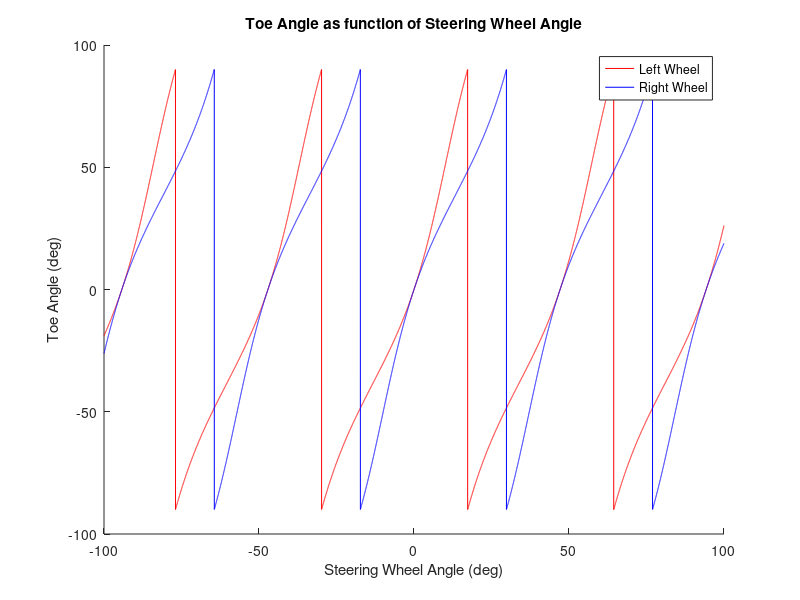
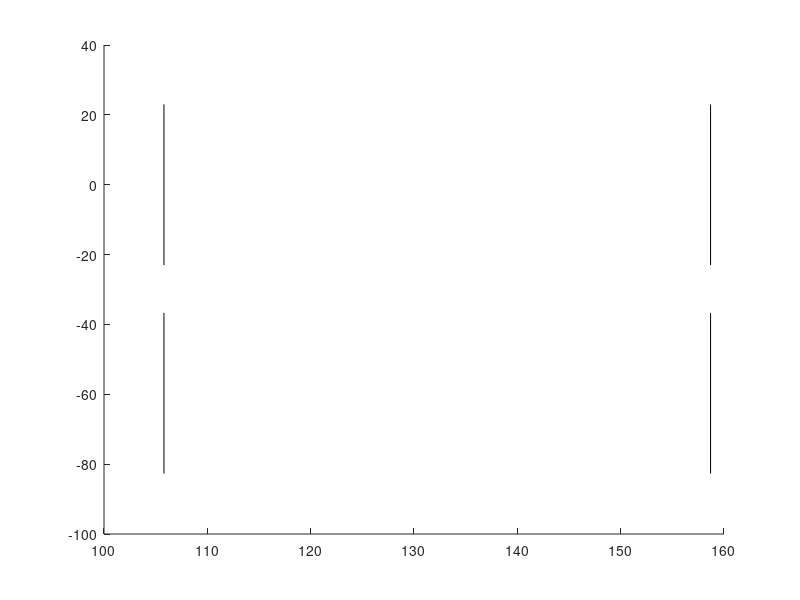

Source code (MATLAB) for these figures, in order: (Note: this script raises an error after producing the figures.)
clear, clc, close all


SR = 15 %steering ratio: given from rack and pinion
Steering_Angle = -100:0.01:100; %degrees: desired for better control? degree value varies based on geomtry
delta_vir = [Steering_Angle/SR]*180/pi; %converted from rad to degree

WB = 59.7; %Wheel Base [inches]
TW = 52.9; %Track Width (For the Front Wheels) [inches]

Left_Wheel_Toe= atand( (WB .*tand(delta_vir)) ./ (WB-0.5 .*TW.*tand(delta_vir)))
Right_Wheel_Toe = atand( (WB .*tand(delta_vir)) ./ (WB+0.5 .*TW.*tand(delta_vir)))
%% FIGURE 1
hold on
plot(Steering_Angle, Left_Wheel_Toe,'r') %Left Wheel - Red
plot(Steering_Angle, Right_Wheel_Toe,'b') %Right Wheel - Blue
title('Toe Angle as function of Steering Wheel Angle');
xlabel('Steering Wheel Angle (deg)');
ylabel('Toe Angle (deg)');
hold off

legend('Left Wheel','Right Wheel');

Left_Wheel = [Left_Wheel_Toe; Steering_Angle]'

%Begin Plotting Wheel
D_Wheel = 23; %[inches]

%Front Wheels, this is what will be animated
%% FIGURE 2
figure(2)
% for n = 1:numel(Left_Wheel_Angle)
%     
%     plot([TW/2 TW/2] , [-D_Wheel D_Wheel])
%     plot([-TW/2 -TW/2] , [-D_Wheel D_Wheel])
%     
% end
hold on

%Location of Car's Wheels (Black)
plot([3*TW 3*TW] , [-D_Wheel D_Wheel], 'k') %Front Right Wheel
plot([2*TW 2*TW] , [-D_Wheel D_Wheel], 'k') %Front Left Wheel
plot([3*TW 3*TW] , [-D_Wheel-WB D_Wheel-WB], 'k') %Back Right Wheel
plot([2*TW 2*TW] , [-D_Wheel-WB D_Wheel-WB], 'k')%Back Left Wheel

%Circle 1 (Left Wheel)
h = animatedline;
ax_x1 = -25*25
ax_x2 = -ax_x1
ax_y1 = -25*25
ax_y2 = -ax_y1
axis([2*ax_x1, 2*ax_x2, 2*ax_y1, 2*ax_y2])
axis('square')
% x = linspace(-70,70,450);

theta = 0:0.005:2*pi;
x = -500+600*cos(theta);
y = -TW/2+600*sin(theta);
for k = 1:length(x)
    addpoints(h,x(k),y(k));
    drawnow
end

hold on
h2 = animatedline;
ax2_x1 = -25*25
ax2_x2 = -ax2_x1
ax2_y1 = -25*25
ax2_y2 = -ax2_y1
axis([2*ax2_x1, 2*ax2_x2, 2*ax2_y1, 2*ax2_y2])
% axis('square')

theta2 = 0:0.015:2*pi;
x2 = -445+600*cos(theta2);
y2 = -TW/2+600*sin(theta2);
for k2 = 1:length(x2)
    addpoints(h2,x2(k2),y2(k2));
    drawnow
end
hold off
hold off
hold off